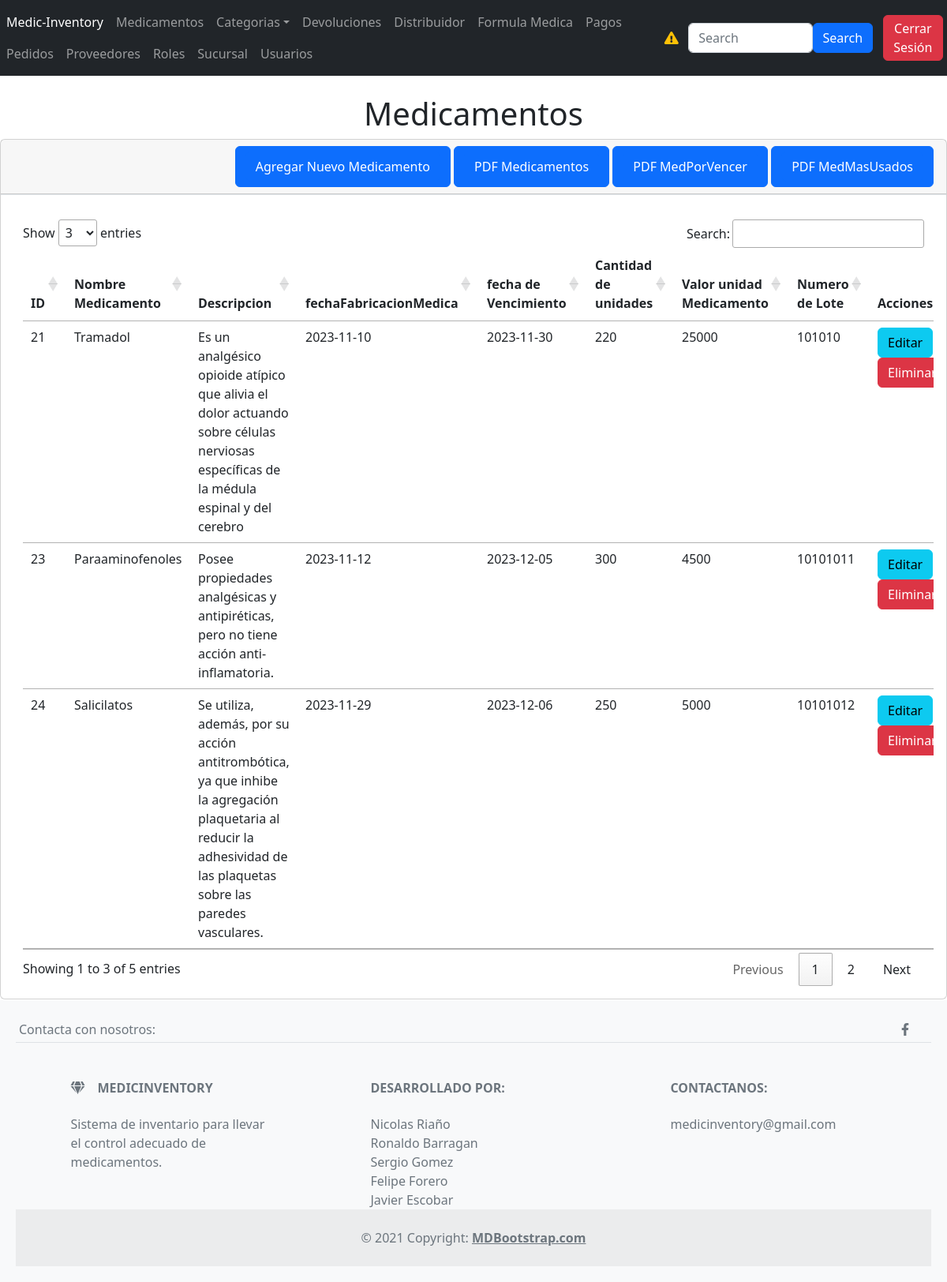
Page /Secciones/Medicamentos/index.php (signed in) on the committed database.
### tables this page shows
CREATE TABLE `medicamento` (
  `idMEDICAMENTO` int(200) NOT NULL,
  `descripcionMedica` varchar(255) NOT NULL,
  `fechaVencimientoMedica` date NOT NULL,
  `cantidadCajas` int(255) NOT NULL,
  `noLoteMedica` int(255) NOT NULL,
  `valorUnitMedica` int(255) NOT NULL,
  `fechaFabricacionMedica` date NOT NULL,
  `nombreMedica` varchar(255) NOT NULL,
  `cantidadUnidades` int(255) NOT NULL,
  `Persona_idPersona` int(11) NOT NULL,
  `Persona_ROL_idRol` int(11) NOT NULL,
  `SUBCATEGORIA_idSUBCATEGORIA` int(11) NOT NULL,
  `SUBCATEGORIA_CATEGORIA_idCATEGORIA` int(11) NOT NULL
);

### Plantillas/funciones.php (called while the page is built, shortened)
<?php
function obtenerRolUsuario($conexion)
{
    $idPersona = $_SESSION['idPersona'];
    $sentencia = $conexion->prepare("SELECT nombreRol FROM persona INNER JOIN rol ON persona.ROL_idRol = rol.idRol WHERE idPersona = :idPersona");
    $sentencia->bindParam(":idPersona", $idPersona);
    $sentencia->execute();
    $resultado = $sentencia->fetch(PDO::FETCH_ASSOC);
    return isset($resultado['nombreRol']) ? $resultado['nombreRol'] : 'Administrador';
}
?>

### Secciones/Medicamentos/index.php (the view, shortened to what this page needs)
<?php
include('../../database.php');
$sql = "SELECT * FROM medicamento";
$sentencia = $conexion->prepare($sql);
$sentencia->execute();
$lista_medicamento = $sentencia->fetchAll(PDO::FETCH_ASSOC);
?>
<?php include("../../Plantillas/header.php"); ?>
<h1 style="text-align: center">Medicamentos</h1>
<div class="card">
    <?php
    if ($rolUsuario === 'Administrador' || $rolUsuario === 'Asistente') {
        ?>
        <div class="card-header" style="text-align: right">
            <button type="button" class="btn btn-primary"><a name="" id="" class="btn btn-primary" href="crear.php"
                    role="button">Agregar Nuevo Medicamento</a></button>
            <button type="button" class="btn btn-primary"><a href="../../fpdfReportes/index.php" target="_blank"
                    class="btn btn-primary">PDF Medicamentos</a></button>
            <button type="button" class="btn btn-primary"><a href="../../fpdfReportes/MedicPorVencer.php" target="_blank"
                    class="btn btn-primary">PDF MedPorVencer</a></button>
            <button type="button" class="btn btn-primary"><a href="../../fpdfReportes/MedicMasUsados.php" target="_blank"
                    class="btn btn-primary">PDF MedMasUsados</a></button>
        </div>
        <?php
    }
    ?>
    <div class="border-top" style="padding-top: 15px;text-align: center">
    </div>
    <div class="card-body">
        <div class="table-responsive-sm container-sm" style="max-width: 100%; overflow-x: auto;">
            <table class="table" id="tabla_id">
                <thead>
                    <tr>
                        <th scope="col">ID</th>
                        <th scope="col">Nombre Medicamento</th>
                        <th scope="col">Descripcion</th>
                        <th scope="col">fechaFabricacionMedica</th>
                        <th scope="col">fecha de Vencimiento</th>
                        <th scope="col">Cantidad de unidades</th>
                        <th scope="col">Valor unidad Medicamento</th>
                        <th scope="col">Numero de Lote </th>
                        <th scope="col">Acciones</th>
                    </tr>
                </thead>
                <tbody>
                    <?php foreach ($lista_medicamento as $registro) { ?>
                        <tr class="">
                            <td scope="row">
                                <?php echo $registro['idMEDICAMENTO'] ?>
                            </td>
                            <td>
                                <?php echo $registro['nombreMedica'] ?>
                            </td>
                            <td scope="row">
                                <?php echo $registro['descripcionMedica'] ?>
                            </td>
                            <td>
                                <?php echo $registro['fechaFabricacionMedica'] ?>
                            </td>
                            <td>
                                <?php echo $registro['fechaVencimientoMedica'] ?>
                            </td>
                            <td>
                                <?php echo $registro['cantidadUnidades'] ?>
                            </td>
                            <td>
                                <?php echo $registro['valorUnitMedica'] ?>
                            </td>
                            <td>
                                <?php echo $registro['noLoteMedica'] ?>
                            </td>
                            <td>
                                <?php
                                if ($rolUsuario == 'Administrador') {
                                    ?>
                                    <a name="" id="" class="btn btn-info"
                                        href="editar.php?txtID=<?php echo $registro['idMEDICAMENTO']; ?>"
                                        role="button">Editar</a>
                                    <a name="" id="" class="btn btn-danger"
                                        href="javascript:borrar(<?php echo $registro['idMEDICAMENTO']; ?>);"
                                        role="button">Eliminar</a>
                                    <?php
                                } elseif ($rolUsuario == 'Asistente') {
                                    ?>
                                    <a name="" id="" class="btn btn-info"
                                        href="editar.php?txtID=<?php echo $registro['idMEDICAMENTO'] ?>"
                                        role="button">Editar</a>
                                    <?php
                                } elseif ($rolUsuario == 'Lector') {
                                }
                                ?>
                            </td>
                        </tr>
                    <?php } ?>
                </tbody>
            </table>
        </div>
    </div>
</div>
<?php include("../../Plantillas/footer.php"); ?>

### Plantillas/header.php (shortened to what this page needs)
<?php
$url_base = '/MedicInven';
include_once("funciones.php");
if (!isset($_SESSION['idPersona']) || empty($_SESSION['idPersona'])) {
  echo "No tiene autorización";
  header("Location: /MedicInven/login.php");
  die();
} else {
  $rolUsuario = obtenerRolUsuario($conexion);
}
?>
<!doctype html>
<html lang="en">
<head>
  <link href="https://cdn.jsdelivr.net/npm/bootstrap@5.2.1/dist/css/bootstrap.min.css" rel="stylesheet"
>
  <link rel="stylesheet" href="https://cdn.datatables.net/1.13.7/css/jquery.dataTables.css" />
  <link rel="stylesheet" href="https://cdnjs.cloudflare.com/ajax/libs/font-awesome/5.15.4/css/all.min.css" />
</head>
<body>
  <header>
    <nav class="navbar navbar-expand-sm navbar-dark bg-dark">
      <div class="collapse navbar-collapse">
        <ul class="nav navbar-nav">
          <li class="nav-item">
            <a class="nav-link active" href="/MedicInven" aria-current="page">Medic-Inventory</a>
          </li>
          <?php
          if ($rolUsuario == 'Administrador') {
            ?>
            <li class="nav-item">
              <a class="nav-link" href="<?php echo $url_base; ?>/Secciones/Medicamentos/medicacate.php">Medicamentos</a>
            </li>
            <li class="nav-item dropdown">
              <a class="nav-link dropdown-toggle" href="#" role="button" data-bs-toggle="dropdown">Categorias</a>
            </li>
            <li class="nav-item dropdown">
              <a class="nav-link" href="<?php echo $url_base; ?>/Secciones/Devoluciones/">Devoluciones</a>
            </li>
            <li class="nav-item dropdown">
              <a class="nav-link" href="<?php echo $url_base; ?>/Secciones/Distribuidor/">Distribuidor</a>
            </li>
            <li class="nav-item dropdown">
              <a class="nav-link" href="<?php echo $url_base; ?>/Secciones/Formula Medica/">Formula Medica</a>
            </li>
            <li class="nav-item">
              <a class="nav-link" href="<?php echo $url_base; ?>/Secciones/Pago/">Pagos</a>
            </li>
            <li class="nav-item dropdown">
              <a class="nav-link" href="<?php echo $url_base; ?>/Secciones/Pedido/">Pedidos</a>
            </li>
            <li class="nav-item">
              <a class="nav-link" href="<?php echo $url_base; ?>/Secciones/Proveedores/">Proveedores</a>
            </li>
            <li class="nav-item">
              <a class="nav-link" href="<?php echo $url_base; ?>/Secciones/Roles/">Roles</a>
            </li>
            <li class="nav-item dropdown">
              <a class="nav-link" href="<?php echo $url_base; ?>/Secciones/Sucursales/">Sucursal</a>
            </li>
            <li class="nav-item">
              <a class="nav-link" href="<?php echo $url_base; ?>/Secciones/Usuarios/">Usuarios</a>
            </li>
            <?php
          }
          ?>
        </ul>
      </div>
      <div class="d-flex align-items-center alerta-container">
        <ul class="nav navbar-nav">
          <li>
            <a href="../Medicamentos/vistafrontal.php"><i class="fas fa-exclamation-triangle text-warning alerta-icono"
                data-nombre="'  '" data-lote="'  '"></i></a>
          </li>
        </ul>
      </div>
      <div>&nbsp;&nbsp;&nbsp;</div>
      <div class="d-flex align-items-center ">
        <ul class="nav navbar-nav">
          <li>
            <form class="d-flex ">
              <input class="form-control me-2;" type="text" placeholder="Search">
              <button class="btn btn-primary" type="button">Search</button>
            </form>
          </li>
        </ul>
      </div>
      <div>&nbsp;&nbsp;&nbsp;</div>
      <div class="align-items-center d-grid gap-2 d-md-flex justify-content-md-end">
        <ul class="nav navbar-nav">
          <li class="nav-item"><a class="nav-link p-1 btn btn-danger " href="/Medicinven/cerrar.php"
              style="color: white;margin-right: 5px;">Cerrar Sesión</a></li>
        </ul>
      </div>
    </nav>
</body>
</html>

### Plantillas/footer.php (shortened to what this page needs)
<!DOCTYPE html>
<html>
<head>
</head>
<body>
    <main>
        <footer class="mi-seccion text-center text-lg-start bg-light text-muted">
            <section class="mi-seccion d-flex justify-content-center justify-content-lg-between p-1 border-bottom">
                <div class="me-5 d-none d-lg-block">
                    <span>Contacta con nosotros:</span>
                </div>
                <div>
                    <a href="" class="me-4 text-reset">
                        <i class="fab fa-facebook-f"></i>
                    </a>
                </div>
            </section>
            <section class="">
                <div class="container text-center text-md-start mt-5">
                    <div class="row mt-3">
                        <div class="col-md-3 col-lg-4 col-xl-3 mx-auto mb-4">
                            <h6 class="text-uppercase fw-bold mb-4">
                                <i class="fas fa-gem me-3"></i>MedicInventory
                            </h6>
                            <p>
                                Sistema de inventario para llevar el control adecuado de medicamentos.
                            </p>
                        </div>
                        <div class="col-md-4 col-lg-3 col-xl-3 mx-auto mb-md-0 mb-4">
                            <h6 class="text-uppercase fw-bold mb-4">Desarrollado por:</h6>
                            <div>
                                Nicolas Riaño <br>
                                Ronaldo Barragan <br>
                                Sergio Gomez<br>
                                Felipe Forero <br>
                                Javier Escobar<br>
                            </div>
                        </div>
                        <div class="col-md-4 col-lg-3 col-xl-3 mx-auto mb-md-0 mb-4">
                            <h6 class="text-uppercase fw-bold mb-4">Contactanos:</h6>
                            <p>medicinventory@gmail.com</p>
                        </div>
                    </div>
                </div>
            </section>
            <div class="text-center p-4" style="background-color: rgba(0, 0, 0, 0.05);">
                © 2021 Copyright:
                <a class="text-reset fw-bold" href="https://mdbootstrap.com/">MDBootstrap.com</a>
            </div>
        </footer>
    </main>
</body>
</html>

### Plantillas/header.php (style rules this page uses)
body { display: flex; flex-direction: column; min-height: 100vh; margin: 0; }
main { flex: 1; }
.mi-seccion { margin-top: 1px; }
footer { position: sticky; bottom: 0; background-color: rgba(0, 0, 0, 0.05); width: 100%; text-align: center; padding-bottom: 5px; margin-top: auto; }

### Plantillas/footer.php (style rules this page uses)
body { display: flex; flex-direction: column; min-height: 100vh; margin: 0; }
footer { margin-top: auto; background-color: #f8f9fa; padding: 20px; }

### rows in the picture
medicamento: idMEDICAMENTO "21", nombreMedica "Tramadol", descripcionMedica "Es un analgésico opioide atípico que alivia el dolor actuando sobre células nerviosas específicas de la médula espinal y del cerebro", fechaFabricacionMedica "2023-11-10", fechaVencimientoMedica "2023-11-30", cantidadUnidades "220", valorUnitMedica "25000", noLoteMedica "101010"
medicamento: idMEDICAMENTO "23", nombreMedica "Paraaminofenoles", descripcionMedica "Posee propiedades analgésicas y antipiréticas, pero no tiene acción anti-inflamatoria.", fechaFabricacionMedica "2023-11-12", fechaVencimientoMedica "2023-12-05", cantidadUnidades "300", valorUnitMedica "4500", noLoteMedica "10101011"
medicamento: idMEDICAMENTO "24", nombreMedica "Salicilatos", descripcionMedica "Se utiliza, además, por su acción antitrombótica, ya que inhibe la agregación plaquetaria al reducir la adhesividad de las plaquetas sobre las paredes vasculares.", fechaFabricacionMedica "2023-11-29", fechaVencimientoMedica "2023-12-06", cantidadUnidades "250", valorUnitMedica "5000", noLoteMedica "10101012"
